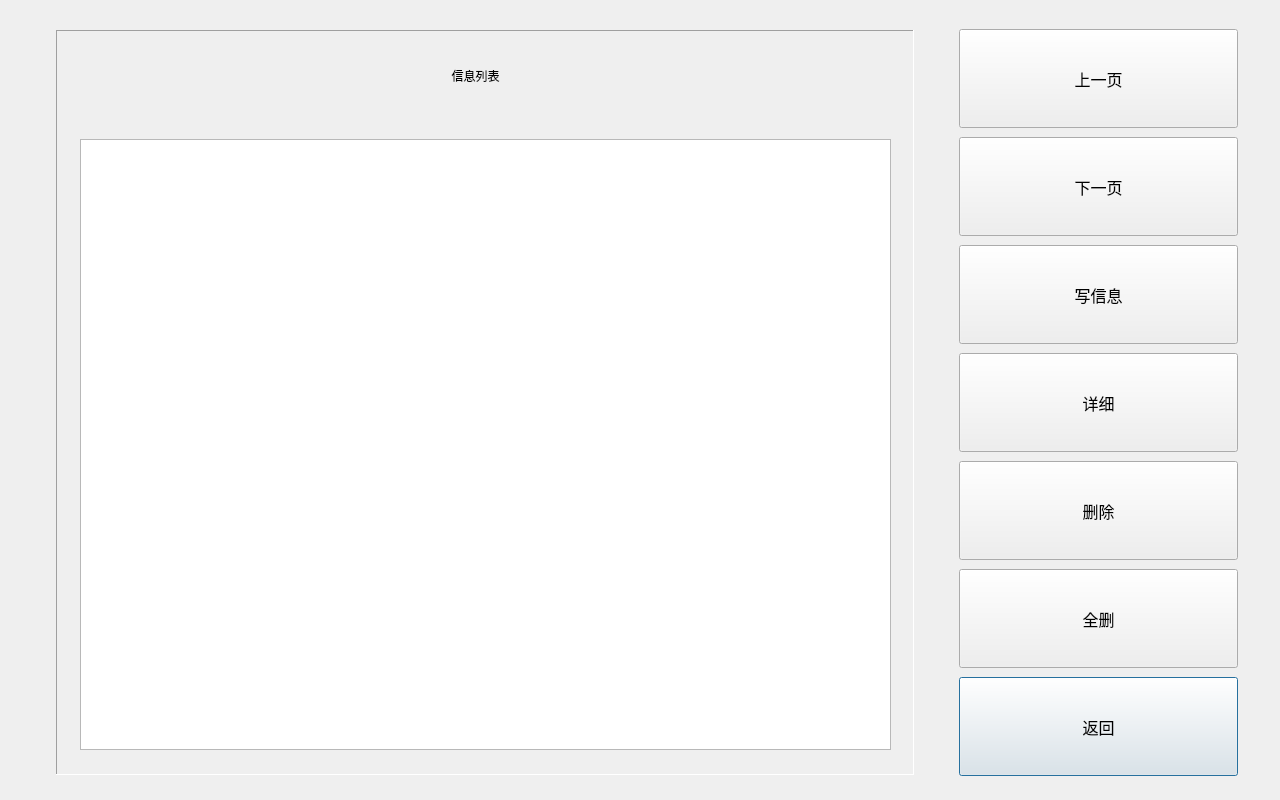
<?xml version="1.0" encoding="UTF-8"?>
<ui version="4.0">
 <class>InfoManMainDialog</class>
 <widget class="QDialog" name="InfoManMainDialog">
  <property name="geometry">
   <rect>
    <x>0</x>
    <y>0</y>
    <width>1280</width>
    <height>800</height>
   </rect>
  </property>
  <property name="windowTitle">
   <string>信息管理</string>
  </property>
  <widget class="CommonPushButton" name="pushButtonInfoManMainReturn">
   <property name="geometry">
    <rect>
     <x>959</x>
     <y>677</y>
     <width>279</width>
     <height>99</height>
    </rect>
   </property>
   <property name="font">
    <font>
     <family>AlArabiya</family>
     <pointsize>12</pointsize>
    </font>
   </property>
   <property name="text">
    <string>返回</string>
   </property>
  </widget>
  <widget class="CommonPushButton" name="pushButtonInfoManMainPrev">
   <property name="geometry">
    <rect>
     <x>959</x>
     <y>29</y>
     <width>279</width>
     <height>99</height>
    </rect>
   </property>
   <property name="font">
    <font>
     <family>AlArabiya</family>
     <pointsize>12</pointsize>
    </font>
   </property>
   <property name="text">
    <string>上一页</string>
   </property>
  </widget>
  <widget class="CommonPushButton" name="pushButtonInfoManMainNext">
   <property name="geometry">
    <rect>
     <x>959</x>
     <y>137</y>
     <width>279</width>
     <height>99</height>
    </rect>
   </property>
   <property name="font">
    <font>
     <family>AlArabiya</family>
     <pointsize>12</pointsize>
    </font>
   </property>
   <property name="text">
    <string>下一页</string>
   </property>
  </widget>
  <widget class="CommonPushButton" name="pushButtonInfoManMainDetail">
   <property name="geometry">
    <rect>
     <x>959</x>
     <y>353</y>
     <width>279</width>
     <height>99</height>
    </rect>
   </property>
   <property name="font">
    <font>
     <family>AlArabiya</family>
     <pointsize>12</pointsize>
    </font>
   </property>
   <property name="text">
    <string>详细</string>
   </property>
  </widget>
  <widget class="CommonPushButton" name="pushButtonInfoManMainDel">
   <property name="geometry">
    <rect>
     <x>959</x>
     <y>461</y>
     <width>279</width>
     <height>99</height>
    </rect>
   </property>
   <property name="font">
    <font>
     <family>AlArabiya</family>
     <pointsize>12</pointsize>
    </font>
   </property>
   <property name="text">
    <string>删除</string>
   </property>
  </widget>
  <widget class="QLabel" name="label_title">
   <property name="geometry">
    <rect>
     <x>220</x>
     <y>40</y>
     <width>511</width>
     <height>71</height>
    </rect>
   </property>
   <property name="font">
    <font>
     <family>,white</family>
     <weight>50</weight>
     <italic>false</italic>
     <bold>false</bold>
    </font>
   </property>
   <property name="text">
    <string>信息列表</string>
   </property>
   <property name="alignment">
    <set>Qt::AlignCenter</set>
   </property>
  </widget>
  <widget class="CommonPushButton" name="pushButtonInfoManMainWrite">
   <property name="geometry">
    <rect>
     <x>959</x>
     <y>245</y>
     <width>279</width>
     <height>99</height>
    </rect>
   </property>
   <property name="font">
    <font>
     <family>AlArabiya</family>
     <pointsize>12</pointsize>
    </font>
   </property>
   <property name="text">
    <string>写信息</string>
   </property>
  </widget>
  <widget class="CommonPushButton" name="pushButtonInfoManMainDelAll">
   <property name="geometry">
    <rect>
     <x>959</x>
     <y>569</y>
     <width>279</width>
     <height>99</height>
    </rect>
   </property>
   <property name="font">
    <font>
     <family>AlArabiya</family>
     <pointsize>12</pointsize>
    </font>
   </property>
   <property name="text">
    <string>全删</string>
   </property>
  </widget>
  <widget class="QFrame" name="framePanel">
   <property name="geometry">
    <rect>
     <x>56</x>
     <y>30</y>
     <width>858</width>
     <height>745</height>
    </rect>
   </property>
   <property name="frameShape">
    <enum>QFrame::Panel</enum>
   </property>
   <property name="frameShadow">
    <enum>QFrame::Sunken</enum>
   </property>
  </widget>
  <widget class="QTableView" name="tableViewInfoList">
   <property name="geometry">
    <rect>
     <x>80</x>
     <y>139</y>
     <width>811</width>
     <height>611</height>
    </rect>
   </property>
   <property name="font">
    <font>
     <family>AlArabiya</family>
     <pointsize>12</pointsize>
    </font>
   </property>
   <property name="focusPolicy">
    <enum>Qt::NoFocus</enum>
   </property>
   <property name="verticalScrollBarPolicy">
    <enum>Qt::ScrollBarAlwaysOff</enum>
   </property>
   <property name="horizontalScrollBarPolicy">
    <enum>Qt::ScrollBarAlwaysOff</enum>
   </property>
   <property name="gridStyle">
    <enum>Qt::NoPen</enum>
   </property>
  </widget>
  <zorder>framePanel</zorder>
  <zorder>pushButtonInfoManMainReturn</zorder>
  <zorder>pushButtonInfoManMainPrev</zorder>
  <zorder>pushButtonInfoManMainNext</zorder>
  <zorder>pushButtonInfoManMainDetail</zorder>
  <zorder>pushButtonInfoManMainDel</zorder>
  <zorder>label_title</zorder>
  <zorder>pushButtonInfoManMainWrite</zorder>
  <zorder>pushButtonInfoManMainDelAll</zorder>
  <zorder>tableViewInfoList</zorder>
 </widget>
 <layoutdefault spacing="6" margin="11"/>
 <customwidgets>
  <customwidget>
   <class>CommonPushButton</class>
   <extends>QPushButton</extends>
   <header>commonpushbutton.h</header>
  </customwidget>
 </customwidgets>
 <tabstops>
  <tabstop>pushButtonInfoManMainPrev</tabstop>
  <tabstop>pushButtonInfoManMainNext</tabstop>
  <tabstop>pushButtonInfoManMainWrite</tabstop>
  <tabstop>pushButtonInfoManMainDetail</tabstop>
  <tabstop>pushButtonInfoManMainDel</tabstop>
  <tabstop>pushButtonInfoManMainDelAll</tabstop>
  <tabstop>pushButtonInfoManMainReturn</tabstop>
 </tabstops>
 <resources/>
 <connections/>
</ui>
